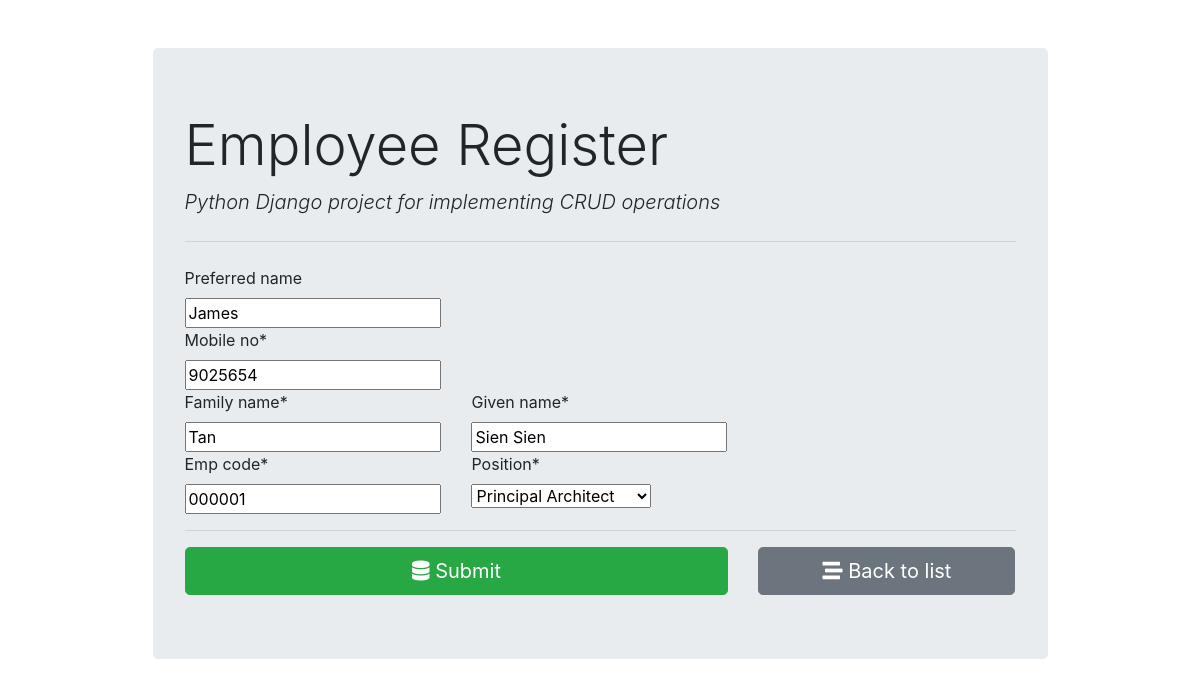
/employee/1/, run on the app's committed database.
### employee_register/models.py (models this page shows, shortened)
class Employee(models.Model):
    family_name = models.CharField(max_length=50)
    given_name = models.CharField(max_length=100)
    preferred_name = models.CharField(null=True, blank=True, max_length=100)
    emp_code = models.CharField(max_length=6)
    mobile_no = models.CharField(max_length=15)
    position = models.ForeignKey(Position, on_delete=models.CASCADE)

### employee_register/views.py (the view, shortened to what this page needs)
# urls.py: path('', views.employee_form,name='employee_insert'), # get and post req. for insert operation
def employee_form(request, id=0):
    if request.method == "GET":
        if id == 0:
            form = EmployeeForm()
        else:
            employee = Employee.objects.get(pk=id)
            form = EmployeeForm(instance=employee)
        return render(request, "employee_register/employee_form.html", {'form': form})

### employee_register/forms.py (shortened to what this page needs)
class EmployeeForm(forms.ModelForm):
    class Meta:
        model = Employee
        fields = (
            'family_name',
            'given_name',
            'preferred_name',
            'emp_code',
            'mobile_no',
            'position',
        )

### employee_register/models.py (called while the page is built)
    def __str__(self):
        return self.title

### employee_register/templates/employee_register/employee_form.html (shortened to what this page needs)
{% extends "employee_register/base.html" %}
{% load crispy_forms_tags %}
{% block content %}
<form action="" method="post" autocomplete="off">
    {{form.preferred_name|as_crispy_field}}
    {{form.mobile_no|as_crispy_field}}
    <div class="row">
        <div class="col-md-4">
            {{form.family_name|as_crispy_field}}
        </div>
        <div class="col-md-8">
            {{form.given_name|as_crispy_field}}
        </div>
    </div>
    <div class="row">
        <div class="col-md-4">
            {{form.emp_code|as_crispy_field}}
        </div>
        <div class="col-md-8">
            {{form.position|as_crispy_field}}
        </div>
    </div>
    <hr>
    <div class="row">
        <div class="col-md-8">
            <button type="submit" class="btn btn-success btn-block btn-lg"><i class="fas fa-database"></i>
                Submit</button>
        </div>
        <div class="col-md-4">
            <a href="{% url 'employee_list' %}" class="btn btn-secondary btn-block btn-lg">
                <i class="fas fa-stream"></i> Back to list
            </a>
        </div>
    </div>
</form>
{% endblock content %}

### data on the page
Employee: preferred_name "James", mobile_no "9025654", family_name "Tan", given_name "Sien Sien", emp_code "000001", position "Principal Architect"
